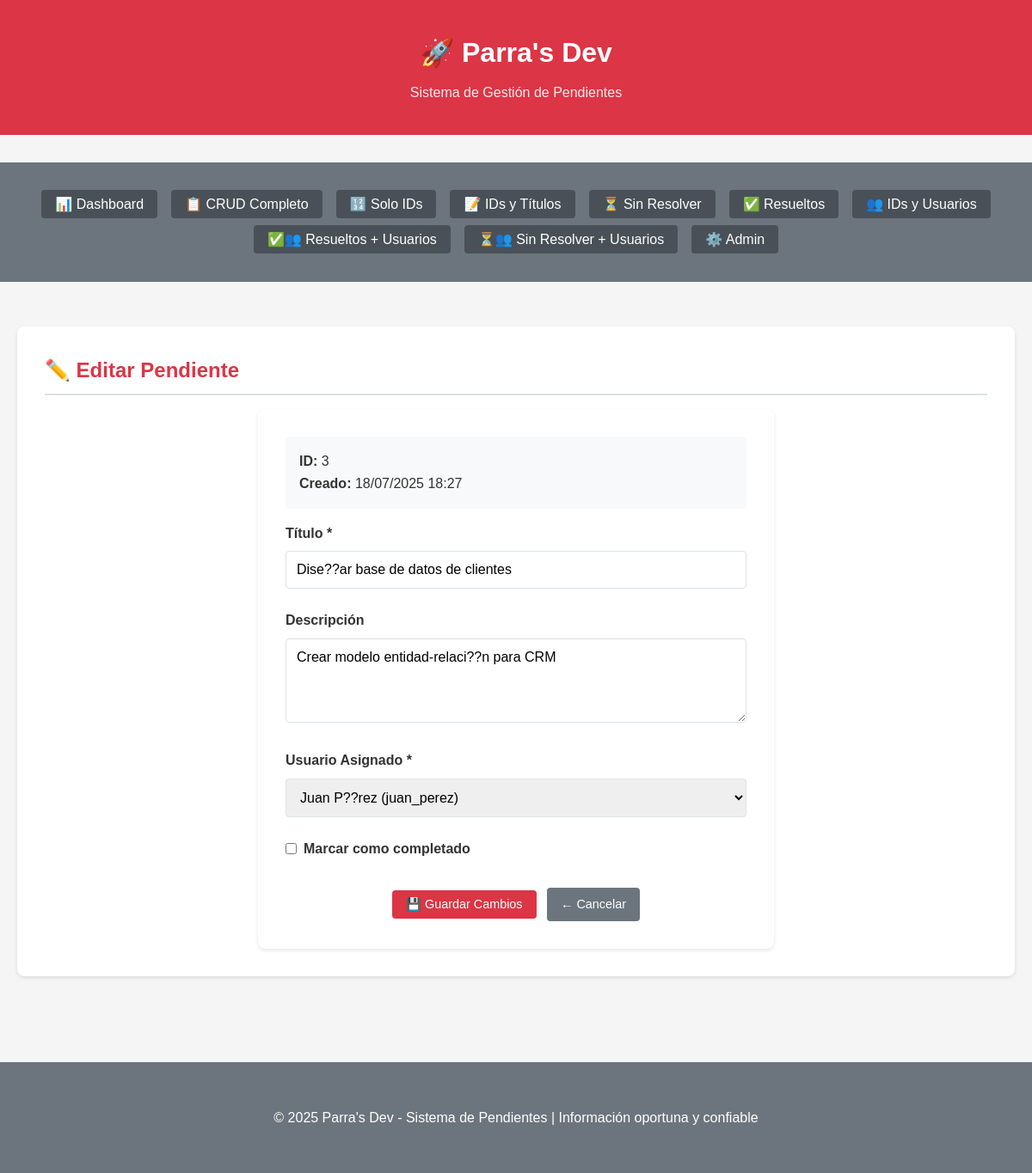
Page /crud/3/editar/ on the committed database.
### pendientes/models.py (models this page shows, shortened)
class Pendiente(models.Model):
    title = models.CharField(max_length=200, verbose_name="Título")
    description = models.TextField(blank=True, null=True, verbose_name="Descripción")
    completed = models.BooleanField(default=False, verbose_name="Completado")
    user = models.ForeignKey(User, on_delete=models.CASCADE, verbose_name="Usuario")
    created_at = models.DateTimeField(auto_now_add=True, verbose_name="Fecha de creación")
    updated_at = models.DateTimeField(auto_now=True, verbose_name="Fecha de actualización")
    class Meta:
        verbose_name = "Pendiente"
        verbose_name_plural = "Pendientes"
        ordering = ['-created_at']

### pendientes/views.py (the view, shortened to what this page needs)
# urls.py: path('crud/<int:pk>/editar/', views.pendiente_update_view, name='update'),
def pendiente_update_view(request, pk):
    pendiente = get_object_or_404(Pendiente, pk=pk)
    usuarios = User.objects.all().order_by('username')
    return render(request, 'pendientes/update.html', {
        'pendiente': pendiente,
        'usuarios': usuarios
    })

### templates/pendientes/update.html (shortened to what this page needs)
{% extends 'pendientes/base.html' %}
{% block content %}
<div class="data-section">
    <h2>✏️ Editar Pendiente</h2>
    <form method="post" style="max-width: 600px; margin: 0 auto;">
        <div style="margin-bottom: 1rem; padding: 1rem; background-color: #f8f9fa; border-radius: 4px;">
            <p><strong>ID:</strong> {{ pendiente.id }}</p>
            <p><strong>Creado:</strong> {{ pendiente.created_at|date:"d/m/Y H:i" }}</p>
        </div>
        <div style="margin-bottom: 1.5rem;">
            <label for="title" style="display: block; margin-bottom: 0.5rem; font-weight: bold;">Título *</label>
            <input type="text" id="title" name="title" required
                   value="{{ pendiente.title }}"
                   style="width: 100%; padding: 0.75rem; border: 1px solid #dee2e6; border-radius: 4px;">
        </div>
        <div style="margin-bottom: 1.5rem;">
            <label for="description" style="display: block; margin-bottom: 0.5rem; font-weight: bold;">Descripción</label>
            <textarea id="description" name="description" rows="4"
                     style="width: 100%; padding: 0.75rem; border: 1px solid #dee2e6; border-radius: 4px;">{{ pendiente.description }}</textarea>
        </div>
        <div style="margin-bottom: 1.5rem;">
            <label for="user" style="display: block; margin-bottom: 0.5rem; font-weight: bold;">Usuario Asignado *</label>
            <select id="user" name="user" required
                    style="width: 100%; padding: 0.75rem; border: 1px solid #dee2e6; border-radius: 4px;">
                {% for usuario in usuarios %}
                <option value="{{ usuario.id }}" {% if usuario.id == pendiente.user.id %}selected{% endif %}>
                    {{ usuario.get_full_name|default:usuario.username }} ({{ usuario.username }})
                </option>
                {% endfor %}
            </select>
        </div>
        <div style="margin-bottom: 1.5rem;">
            <label style="display: flex; align-items: center;">
                <input type="checkbox" id="completed" name="completed"
                       style="margin-right: 0.5rem;">
                <span style="font-weight: bold;">Marcar como completado</span>
            </label>
        </div>
        <div style="text-align: center; margin-top: 2rem;">
            <button type="submit" class="btn btn-primary">💾 Guardar Cambios</button>
            <a href="{% url 'pendientes:detail' pendiente.id %}" class="btn btn-secondary" style="margin-left: 0.5rem;">← Cancelar</a>
        </div>
    </form>
</div>
{% endblock %}

### static/css/style.css (style rules this page uses)
* { margin: 0; padding: 0; box-sizing: border-box; }
body { font-family: Arial, sans-serif; background-color: #f5f5f5; color: #333; line-height: 1.6; }
.btn { display: inline-block; padding: 0.5rem 1rem; border: none; border-radius: 4px; text-decoration: none; cursor: pointer; font-size: 0.9rem; transition: background-color 0.3s; }
.btn-primary { background-color: #dc3545; color: white; }
.btn-secondary { background-color: #6c757d; color: white; }
.data-section { background-color: white; border-radius: 8px; padding: 2rem; margin-bottom: 2rem; box-shadow: 0 2px 4px rgba(0,0,0,0.1); }
.data-section h2 { color: #dc3545; margin-bottom: 1rem; border-bottom: 2px solid #dee2e6; padding-bottom: 0.5rem; }
form { background-color: white; padding: 2rem; border-radius: 8px; box-shadow: 0 2px 4px rgba(0,0,0,0.1); }
input, textarea, select { font-family: inherit; font-size: 1rem; }

### rows in the picture
Pendiente: id "3", created_at "18/07/2025 18:27", title "Dise??ar base de datos de clientes", description "Crear modelo entidad-relaci??n para CRM", user "Juan P??rez (juan_perez)"
